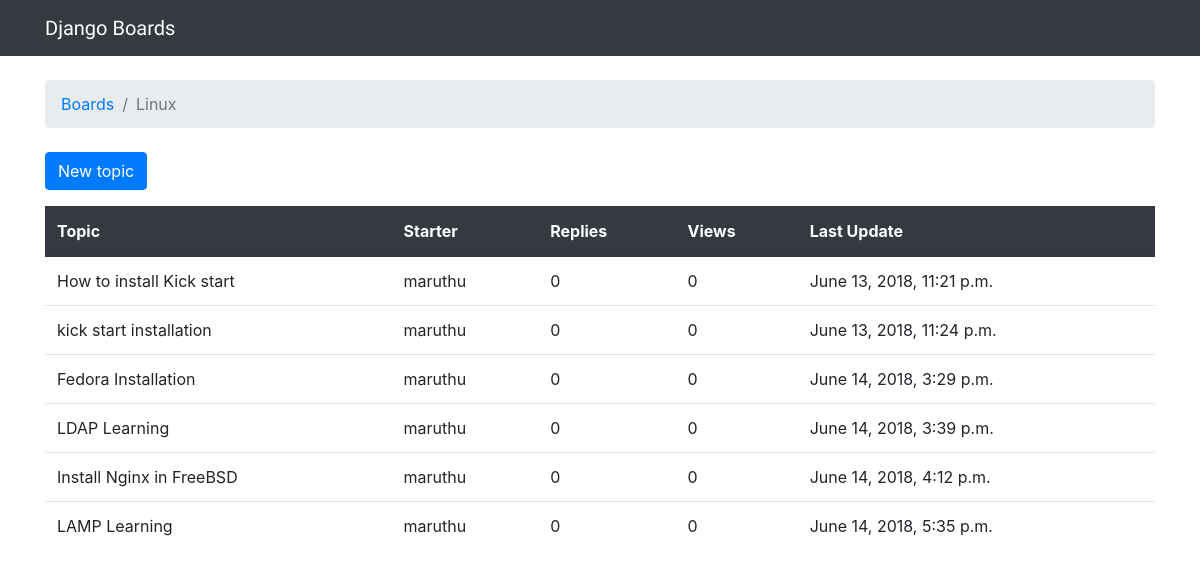
/boards/3/, run on the app's committed database.
### boards/models.py (models this page shows, shortened)
class Board(models.Model):
    name=models.CharField(max_length=30,unique=True)
    description=models.CharField(max_length=100)

class Topic(models.Model):
    subject=models.CharField(max_length=255)
    last_updated=models.DateTimeField(auto_now_add=True)
    board=models.ForeignKey(Board, related_name="topics",on_delete = models.CASCADE)
    starter=models.ForeignKey(User, related_name="topics",on_delete = models.CASCADE)

### boards/views.py (the view)
# urls.py: url('^boards/(?P<pk>\d+)/$',views.board_topics,name="board_topics"),
def board_topics(request,pk):
    board=get_object_or_404(Board,pk=pk)
    return render(request,'topics.html',{'board':board})

### templates/topics.html (shortened to what this page needs)
{% extends 'base.html' %}
{% block breadcrumb %}
      <li class="breadcrumb-item"><a href={% url 'home' %}>Boards</a></li>
      <li class="breadcrumb-item active">{{ board.name }}</li>
{% endblock %}
{% block content %}
<div class="mb-3">
  <a href="{% url 'new_topic' board.pk %}" class="btn btn-primary">New topic</a>
</div>
<table class="table">
  <thead class="thead-dark">
    <tr>
      <th>Topic</th>
      <th>Starter</th>
      <th>Replies</th>
      <th>Views</th>
      <th>Last Update</th>
    </tr>
  </thead>
  <tbody>
    {% for topic in board.topics.all %}
      <tr>
        <td>{{ topic.subject }}</td>
        <td>{{ topic.starter.username }}</td>
        <td>0</td>
        <td>0</td>
        <td>{{ topic.last_updated }}</td>
      </tr>
      {% endfor %}
  </tbody>
</table>
{% endblock %}

### templates/base.html (shortened to what this page needs)
{% load staticfiles %}<!DOCTYPE html>
<html>
  <head>
    <link rel="stylesheet" href="{% static 'bootstrap-4.1.1/dist/css/bootstrap.css' %}">
    <link rel="stylesheet" href="{% static 'fonts.css'%}">
  </head>
  <body>
  {% block body %}
    <nav class="navbar navbar-expand-lg navbar-dark bg-dark">
      <div class="container">
        <a class="navbar-brand myfont" href="{% url 'home' %}">Django Boards</a>
        <div class="collapse navbar-collapse">
          <ul class="navbar-nav ml-auto">
            <li class="nav-item">
              <a class="nav-link" href="#">{{ user.username }}</a>
            </li>
          </ul>
        </div>
      </div>
    </nav>
    <div class="container">
      <ol class="breadcrumb my-4">
        {% block breadcrumb %}
        {% endblock %}
      </ol>
      {% block content%}
      {% endblock %}
    </div>
  {% endblock body %}
  </body>
</html>

### data on the page
Board: name "Linux"
Topic: subject "How to install Kick start", starter.username "maruthu", last_updated "June 13, 2018, 11:21 p.m."
Topic: subject "kick start installation", starter.username "maruthu", last_updated "June 13, 2018, 11:24 p.m."
Topic: subject "Fedora Installation", starter.username "maruthu", last_updated "June 14, 2018, 3:29 p.m."
Topic: subject "LDAP Learning", starter.username "maruthu", last_updated "June 14, 2018, 3:39 p.m."
Topic: subject "Install Nginx in FreeBSD", starter.username "maruthu", last_updated "June 14, 2018, 4:12 p.m."
Topic: subject "LAMP Learning", starter.username "maruthu", last_updated "June 14, 2018, 5:35 p.m."
